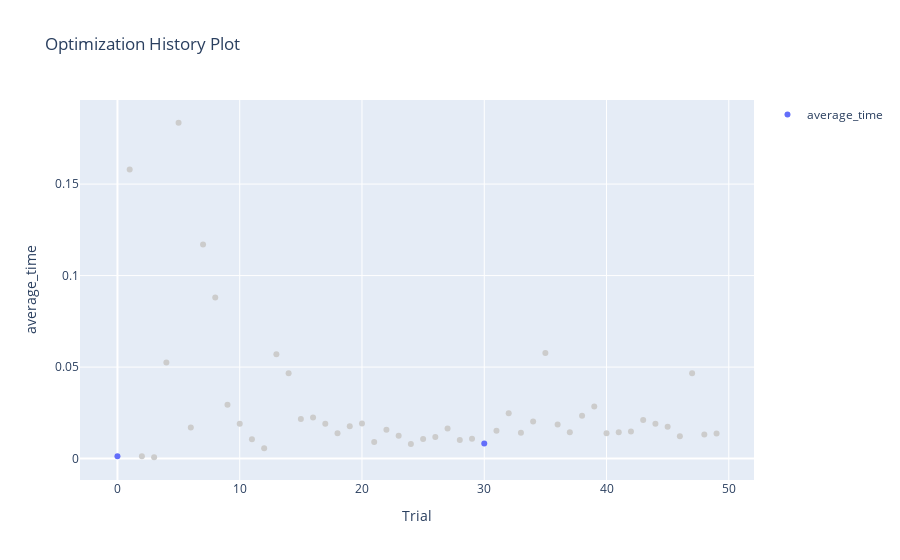

The notebook cell this image was saved under:
### Code cell
plot_optimization_history(lsh_study, target = lambda t: t.values[1], target_name = 'average_time')

### Figure 1 — Plotly figure (JSON) as saved in the notebook; plotly's stock layout.template omitted (floating-point values rounded to 4 significant figures)
{"data": [{"mode": "markers", "name": "average_time", "type": "scatter", "x": [0, 30], "y": [0.001306, 0.008304]}, {"marker": {"color": "#cccccc"}, "mode": "markers", "name": "Infeasible Trial", "showlegend": false, "type": "scatter", "x": [1, 2, 3, 4, 5, 6, 7, 8, 9, 10, 11, 12, 13, 14, 15, 16, 17, 18, 19, 20, 21, 22, 23, 24, 25, 26, 27, 28, 29, 31, 32, 33, 34, 35, 36, 37, 38, 39, 40, 41, 42, 43, 44, 45, 46, 47, 48, 49], "y": [0.1579, 0.001221, 0.0007321, 0.05251, 0.1835, 0.01699, 0.117, 0.08804, 0.02944, 0.01905, 0.01053, 0.005681, 0.05706, 0.04657, 0.02159, 0.02248, 0.01908, 0.01383, 0.01768, 0.01923, 0.009106, 0.01576, 0.01249, 0.007945, 0.0107, 0.0118, 0.0164, 0.01018, 0.01081, 0.01526, 0.02476, 0.01417, 0.02029, 0.05771, 0.01864, 0.01438, 0.02347, 0.02841, 0.01388, 0.0144, 0.01482, 0.02105, 0.01901, 0.0174, 0.01215, 0.04663, 0.01313, 0.0137]}], "layout": {"title": {"text": "Optimization History Plot"}, "xaxis": {"title": {"text": "Trial"}}, "yaxis": {"title": {"text": "average_time"}}}}
